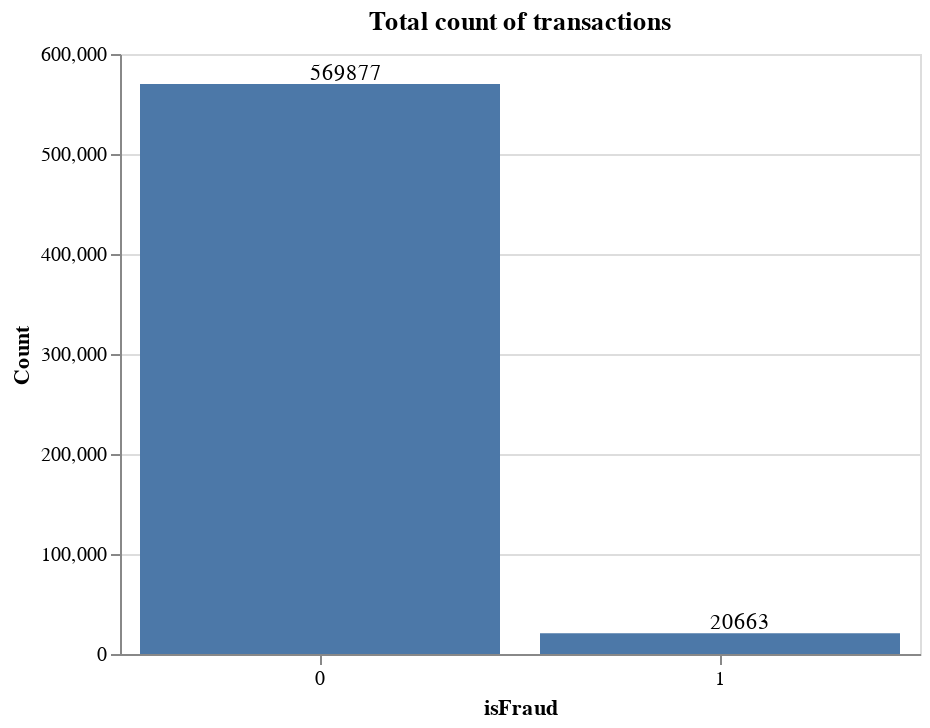

The notebook cell this image was saved under:
### Markdown cell above
One vital piece of information to visualize is the count of dataset purchases. It's a way to verify the imbalance of the data. It is one crucial aspect related to the problem of fraud detection. The fraud dataset is usually formed by a majority legitimate amount of transactions and a minority fraudulent amount of transactions. In this case, there are almost 570 thousand legitimate transactions with around 20 thousand fraudulent transactions. Transactions means purchases of products or services.

### Code cell
#Implementing a bar chart to check the data balance as fraud and non-fraud visually.
bar_chart=alt.Chart(transGroup).mark_bar().encode(
    alt.X('isFraud:N', axis=alt.Axis(labelAngle=0)), 
    alt.Y('count:Q', title='Count'))
text_chart = bar_chart.mark_text(align='left', baseline='bottom', dx=-5).encode(text='count:Q')
(bar_chart + text_chart).properties(height=300, width=400, title='Total count of transactions')

### Figure 1 — Vega-Lite specification as saved in the notebook (floating-point values rounded to 4 significant figures)
{"$schema": "https://vega.github.io/schema/vega-lite/v4.17.0.json", "config": {"view": {"continuousHeight": 300, "continuousWidth": 400}}, "data": {"name": "data-5dfd1e69997b1aad769d63f3645d6eca"}, "datasets": {"data-5dfd1e69997b1aad769d63f3645d6eca": [{"count": 569877, "isFraud": 0}, {"count": 20663, "isFraud": 1}]}, "height": 300, "layer": [{"encoding": {"x": {"axis": {"labelAngle": 0}, "field": "isFraud", "type": "nominal"}, "y": {"field": "count", "title": "Count", "type": "quantitative"}}, "mark": "bar"}, {"encoding": {"text": {"field": "count", "type": "quantitative"}, "x": {"axis": {"labelAngle": 0}, "field": "isFraud", "type": "nominal"}, "y": {"field": "count", "title": "Count", "type": "quantitative"}}, "mark": {"align": "left", "baseline": "bottom", "dx": -5, "type": "text"}}], "title": "Total count of transactions", "width": 400}
